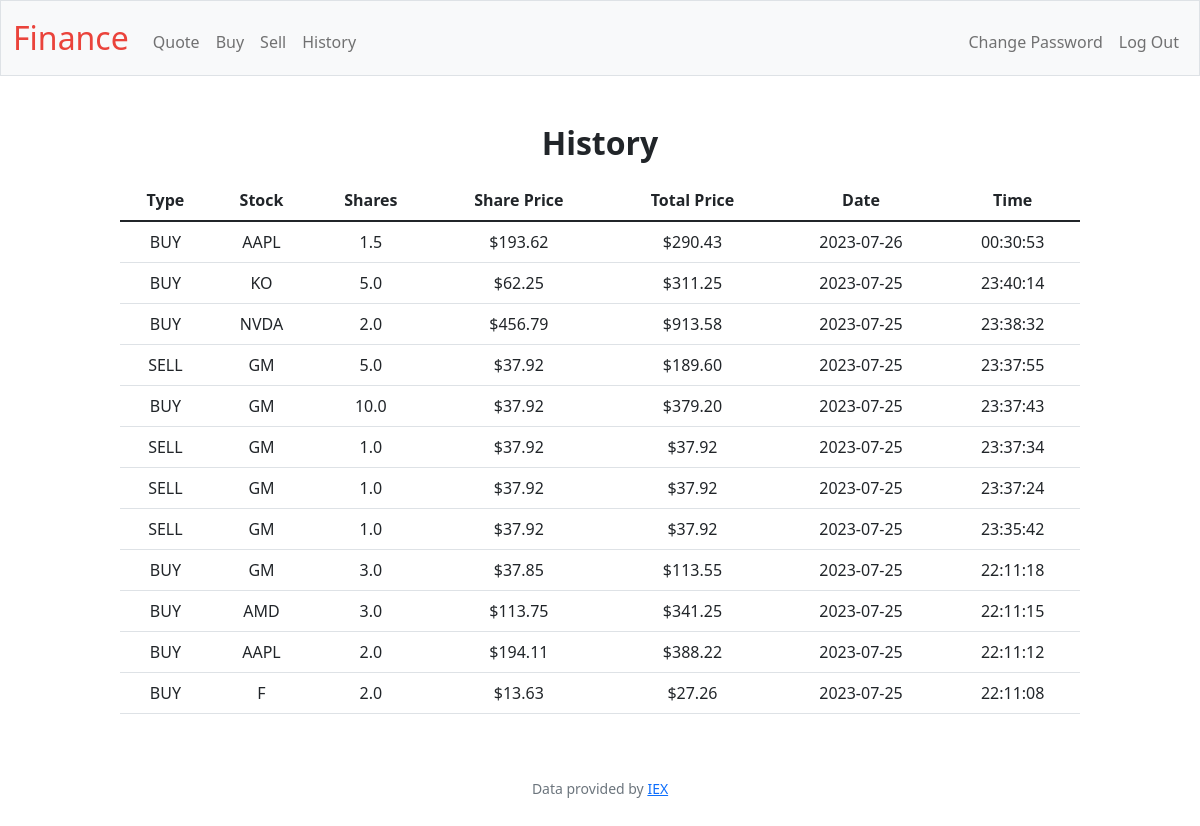
Page /history (signed in) on the earlier database version.
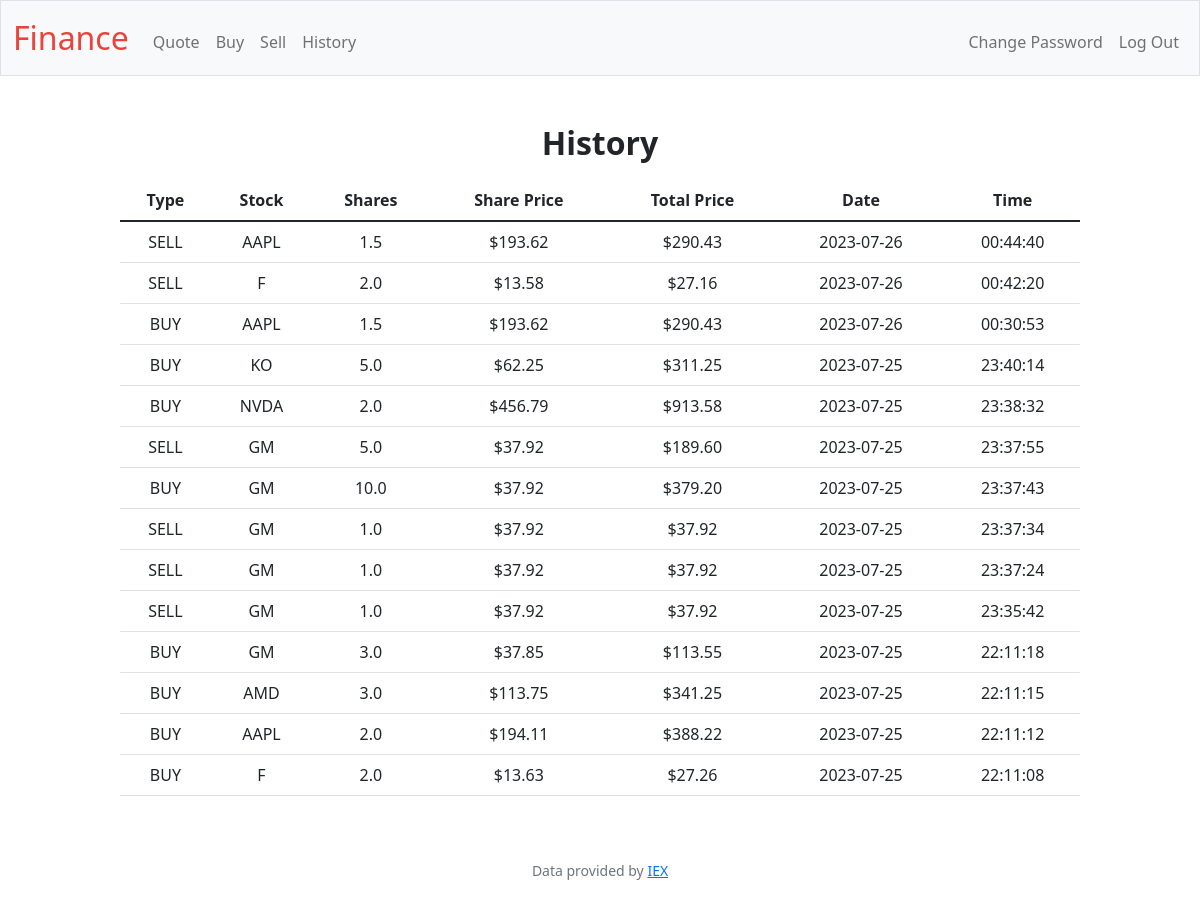
Same page on the later database version.
### tables this page shows
CREATE TABLE history(
id INTEGER NOT NULL,
user_id INTEGER NOT NULL,
type TEXT NOT NULL,
date TEXT NOT NULL,
time TEXT NOT NULL,
stock TEXT NOT NULL,
shares REAL NOT NULL, price REAL NOT NULL, share_price REAL,
FOREIGN KEY(user_id) REFERENCES users(id)
PRIMARY KEY (id AUTOINCREMENT)
);

### app.py (the view)
@app.route("/history")
@login_required
def history():
    history = db.execute(
        "SELECT * FROM history WHERE user_id = ? ORDER BY id DESC LIMIT 50",
        session.get("user_id"),
    )
    return render_template("history.html", stocks=history)

### app.py (called while the page is built)
@app.after_request
def after_request(response):
    response.headers["Cache-Control"] = "no-cache, no-store, must-revalidate"
    response.headers["Expires"] = 0
    response.headers["Pragma"] = "no-cache"
    return response

### helpers.py (called while the page is built)
def login_required(f):
    @wraps(f)
    def decorated_function(*args, **kwargs):
        if session.get("user_id") is None:
            return redirect("/login")
        return f(*args, **kwargs)
    return decorated_function

def usd(value):
    return f"${value:,.2f}"

### templates/history.html (shortened to what this page needs)
{% extends "layout.html" %}
{% block main %}
    <h2>History</h2>
    <table class="table table-hover">
        <thead>
            <tr>
                <th>Type</th>
                <th>Stock</th>
                <th>Shares</th>
                <th>Share Price</th>
                <th>Total Price</th>
                <th>Date</th>
                <th>Time</th>
            </tr>
        </thead>
        <tbody>
                {% for item in stocks %}
                <tr>
                    <td>{{item.type}}</td>
                    <td>{{item.stock}}</td>
                    <td>{{item.shares}}</td>
                    <td>{{item.share_price | usd}}</td>
                    <td>{{item.price | usd}}</td>
                    <td>{{item.date}}</td>
                    <td>{{item.time}}</td>
                </tr>
                {% endfor %}
        </tbody>
    </table>
{% endblock %}

### templates/layout.html (shortened to what this page needs)
<!DOCTYPE html>
<html lang="en">
    <head>
        <link href="https://cdn.jsdelivr.net/npm/bootstrap@5.1.3/dist/css/bootstrap.min.css" rel="stylesheet">
        <link href="/static/styles.css" rel="stylesheet">
    </head>
    <body>
        <nav class="bg-light border navbar navbar-expand-md navbar-light">
            <div class="container-fluid">
                <a class="navbar-brand" href="/"><span class="red">Finance</span></a>
                <div class="collapse navbar-collapse" id="navbar">
                    {% if session["user_id"] %}
                        <ul class="navbar-nav me-auto mt-2">
                            <li class="nav-item"><a class="nav-link" href="/quote">Quote</a></li>
                            <li class="nav-item"><a class="nav-link" href="/buy">Buy</a></li>
                            <li class="nav-item"><a class="nav-link" href="/sell">Sell</a></li>
                            <li class="nav-item"><a class="nav-link" href="/history">History</a></li>
                        </ul>
                        <ul class="navbar-nav ms-auto mt-2">
                            <li class="nav-item"><a class="nav-link" href="/change">Change Password</a></li>
                            <li class="nav-item"><a class="nav-link" href="/logout">Log Out</a></li>
                        </ul>
                    {% else %}
                        <ul class="navbar-nav ms-auto mt-2">
                            <li class="nav-item"><a class="nav-link" href="/register">Register</a></li>
                            <li class="nav-item"><a class="nav-link" href="/login">Log In</a></li>
                        </ul>
                    {% endif %}
                </div>
            </div>
        </nav>
        <main class="container-fluid py-5 text-center">
            {% block main %}{% endblock %}
        </main>
        <footer class="mb-5 small text-center text-muted">
            Data provided by <a href="https://iexcloud.io/">IEX</a>
        </footer>
    </body>
</html>

### static/styles.css (style rules this page uses)
nav .navbar-brand { font-size: xx-large; }
nav .navbar-brand .red { color: #ea433b; }
h2 { padding-bottom: 10px; font-weight: bold; }
table { margin: auto; width: 80vw !important; }

Differences in the rows shown:
added history: type "SELL", stock "AAPL", shares "1.5", share_price "$193.62", price "$290.43", date "2023-07-26", time "00:44:40"
added history: type "SELL", stock "F", shares "2.0", share_price "$13.58", price "$27.16", date "2023-07-26", time "00:42:20"
